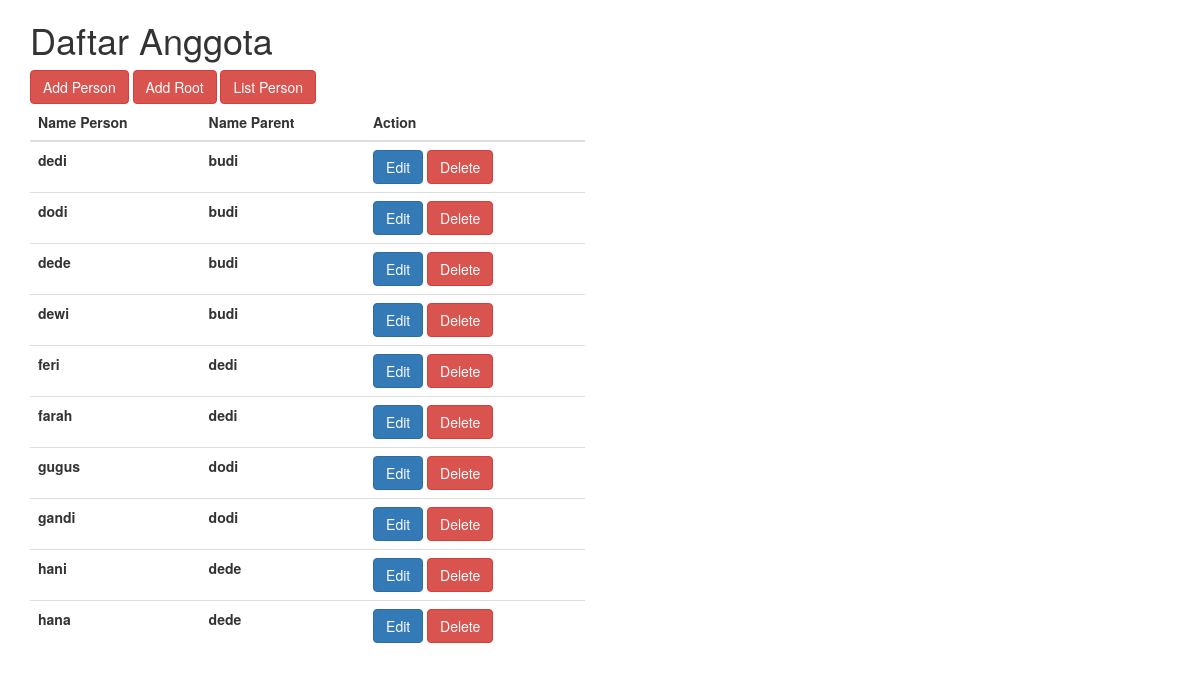
The app's page /parent/ with its own data.
### crudsederhana/models.py (models this page shows)
class Root(models.Model):
    id_person=models.ForeignKey(Person,related_name='related_primary_person', on_delete=models.CASCADE,null=True,unique=True)
    id_parent=models.ForeignKey(Person,related_name='related_secondary_person', on_delete=models.CASCADE,null=True)

class Person(models.Model):
    gender_male = 0
    gender_female = 1
    gender_choice = [(gender_male,'Laki-laki'), (gender_female,'Perempuan')]
    name = models.CharField(max_length=30,unique=True)
    gender = models.IntegerField(choices=gender_choice)
    def __str__(self):
        return self.name

### crudsederhana/views.py (the view)
# urls.py: path('parent/', parent,name='parent'),
def parent(request):
    roots= Root.objects.all()
    print(roots)
    data = {
        'title': 'Daftar Anggota',
        'roots': roots
    }
    return render(request, 'parent.html', data)

### templates/parent.html (shortened to what this page needs)
{% include 'base.html' %}
{% block content %}
    <div class="container">
    <div class="row">
        <div class="col-lg-6">
          <h1>{{ title }}</h1>
        <a href="/addperson" class="btn btn-danger">Add Person</a>
        <a href="/addroot" class="btn btn-danger">Add Root</a>
        <a href="/home" class="btn btn-danger">List Person</a>
          <table class="table">
              <thead>
              <tr>
                  <th>Name Person</th>
                  <th>Name Parent</th>
                  <th>Action</th>
              </tr>
              </thead>
              <tbody>
                  {% for root in roots %}
                    <tr>
                    <th>{{ root.id_person }}</th>
                    <th>{{ root.id_parent }}</th>
                    <th><a href="{% url 'update_root' root.id %}"><button class="btn btn-primary">Edit</button></a>
                        <a href="{% url 'deleteroot' root.id %}" class="btn btn-danger">Delete</a></th>
                    </tr>
                  {% endfor %}
              </tbody>
          </table>
        </div>
    </div>
    </div>
{% endblock %}

### static/css/style.css (style rules this page uses)
body { color: beige; display: flex; background-color: aqua; }

### records on screen
Root: id_person "dedi", id_parent "budi"
Root: id_person "dodi", id_parent "budi"
Root: id_person "dede", id_parent "budi"
Root: id_person "dewi", id_parent "budi"
Root: id_person "feri", id_parent "dedi"
Root: id_person "farah", id_parent "dedi"
Root: id_person "gugus", id_parent "dodi"
Root: id_person "gandi", id_parent "dodi"
Root: id_person "hani", id_parent "dede"
Root: id_person "hana", id_parent "dede"

### other values on screen
{{ title }} "Daftar Anggota"
